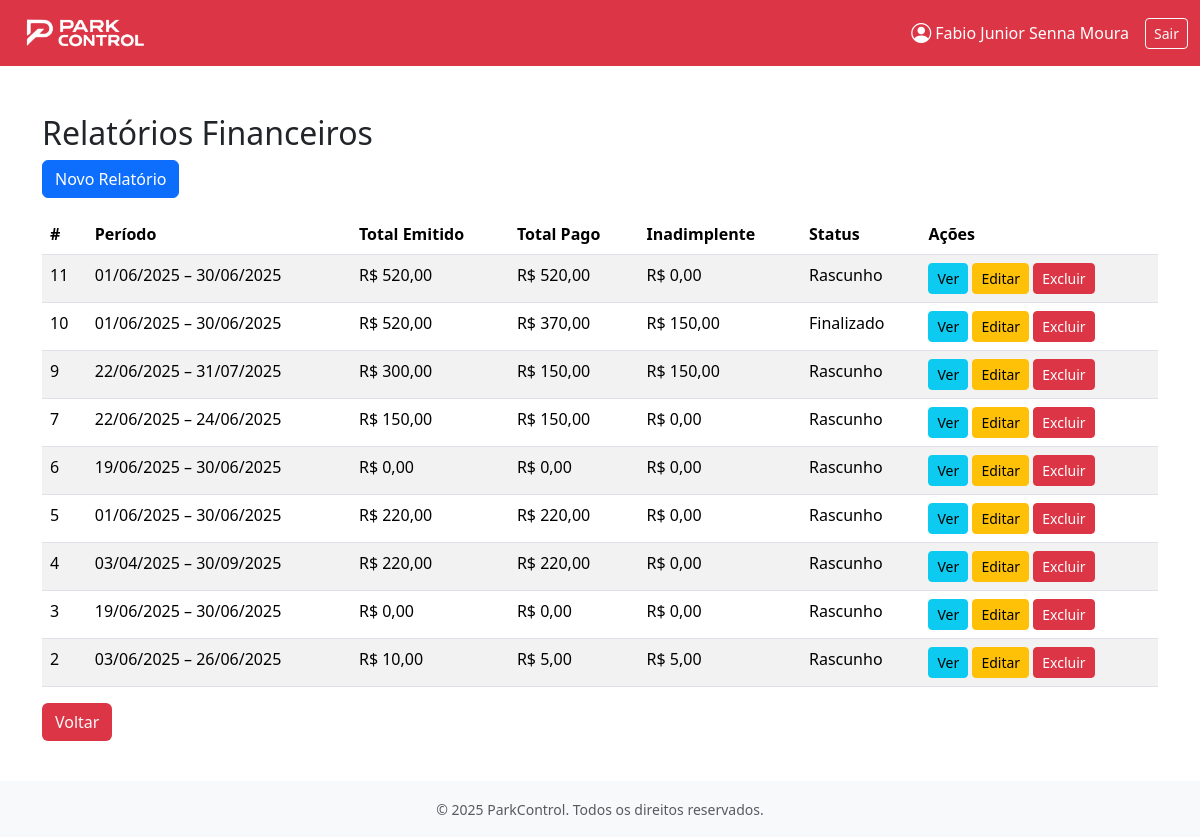
The page /relatorios/listar/ (signed in) on the database its author committed.
### apps/usuarios/models.py (models this page shows)
class Usuario(AbstractUser):
    perfil_acesso = models.CharField(max_length=20, choices=[
        ('Administrador', 'Administrador'),
        ('Frentista', 'Frentista'),
        ('Contador', 'Contador')
    ])

### apps/relatorios/models.py (models this page shows, shortened)
class RelatorioFinanceiro(models.Model):
    STATUS_CHOICES = [
        ('Rascunho', 'Rascunho'),
        ('Finalizado', 'Finalizado'),
    ]
    nome = models.CharField(max_length=100, verbose_name="Nome do Relatório")
    criado_por = models.ForeignKey(settings.AUTH_USER_MODEL, on_delete=models.PROTECT, related_name="relatorios_criados")
    data_inicio = models.DateField(verbose_name="Data Inicial")
    data_fim = models.DateField(verbose_name="Data Final")
    data_criacao = models.DateTimeField(auto_now_add=True)
    editado_em = models.DateTimeField(auto_now=True)
    status = models.CharField(max_length=10, choices=STATUS_CHOICES, default="Rascunho")
    total_emitido = models.DecimalField(max_digits=10, decimal_places=2, default=0.00)
    total_pago = models.DecimalField(max_digits=10, decimal_places=2, default=0.00)
    total_inadimplente = models.DecimalField(max_digits=10, decimal_places=2, default=0.00)
    arquivo_pdf = models.FileField(upload_to="relatorios_pdfs/", null=True, blank=True)
    class Meta:
        ordering = ['-data_criacao']
        verbose_name = "Relatório Financeiro"
        verbose_name_plural = "Relatórios Financeiros"

### apps/relatorios/views.py (the view)
# urls.py: path('listar/', views.listar_relatorios, name='listar'),
@login_required
def listar_relatorios(request):
    relatorios = RelatorioFinanceiro.objects.all().order_by('-editado_em')
    return render(request, 'relatorios/listar.html', {'relatorios': relatorios})

### apps/relatorios/templates/relatorios/listar.html (shortened to what this page needs)
{% extends 'base.html' %}
{% block content %}
<div class="container mt-4">
  <h2>Relatórios Financeiros</h2>
  <a href="{% url 'relatorios:criar' %}" class="btn btn-primary mb-3">Novo Relatório</a>
  <table class="table table-striped">
    <thead>
      <tr>
        <th>#</th>
        <th>Período</th>
        <th>Total Emitido</th>
        <th>Total Pago</th>
        <th>Inadimplente</th>
        <th>Status</th>
        <th>Ações</th>
      </tr>
    </thead>
    <tbody>
      {% for r in relatorios %}
      <tr>
        <td>{{ r.id }}</td>
        <td>{{ r.data_inicio|date:"d/m/Y" }} – {{ r.data_fim|date:"d/m/Y" }}</td>
        <td>R$ {{ r.total_emitido }}</td>
        <td>R$ {{ r.total_pago }}</td>
        <td>R$ {{ r.total_inadimplente }}</td>
        <td>{{ r.status }}</td>
        <td>
          <a href="{% url 'relatorios:visualizar' r.id %}" class="btn btn-info btn-sm">Ver</a>
          <a href="{% url 'relatorios:editar' r.id %}" class="btn btn-warning btn-sm">Editar</a>
          <a href="{% url 'relatorios:excluir' r.id %}" class="btn btn-danger btn-sm">Excluir</a>
        </td>
      </tr>
      {% empty %}
      <tr><td colspan="7">Nenhum relatório disponível.</td></tr>
      {% endfor %}
    </tbody>
  </table>
   <a href="javascript:history.back()" class="btn bg-danger text-light mb-3">
        Voltar
    </a>
</div>
{% endblock %}

### base_templates/navbar.html (shortened to what this page needs)
{% load static %}
<nav class="navbar navbar-expand-lg navbar-dark bg-danger">
    <div class="container-fluid">
        <a class="navbar-brand d-flex align-items-center" href="{% url 'usuarios:home' %}">
            <img src="{% static 'images/logo-branca.png' %}" alt="Logo" class="me-2" style="height: 40px;">
        </a>
        <div class="collapse navbar-collapse" id="navbarContent">
            <div class="ms-auto d-flex align-items-center">
                {% if user.is_authenticated %}
                    <a href="{% url 'usuarios:perfil_usuario' %}" class="text-white text-decoration-none me-3 d-flex align-items-center">
                        <i class="bi bi-person-circle me-1 fs-5"></i>
                        {{ user.get_full_name|default:user.username }}
                    </a>
                    <a class="btn btn-outline-light btn-sm" href="{% url 'usuarios:logout_parkcontrol' %}">Sair</a>
                {% endif %}
            </div>
        </div>
    </div>
</nav>

### rows shown on the page
Usuario: get_full_name "Fabio Junior Senna Moura"
RelatorioFinanceiro: id "11", data_inicio "01/06/2025", data_fim "30/06/2025", total_emitido "520,00", total_pago "520,00", total_inadimplente "0,00", status "Rascunho"
RelatorioFinanceiro: id "10", data_inicio "01/06/2025", data_fim "30/06/2025", total_emitido "520,00", total_pago "370,00", total_inadimplente "150,00", status "Finalizado"
RelatorioFinanceiro: id "9", data_inicio "22/06/2025", data_fim "31/07/2025", total_emitido "300,00", total_pago "150,00", total_inadimplente "150,00", status "Rascunho"
RelatorioFinanceiro: id "7", data_inicio "22/06/2025", data_fim "24/06/2025", total_emitido "150,00", total_pago "150,00", total_inadimplente "0,00", status "Rascunho"
RelatorioFinanceiro: id "6", data_inicio "19/06/2025", data_fim "30/06/2025", total_emitido "0,00", total_pago "0,00", total_inadimplente "0,00", status "Rascunho"
RelatorioFinanceiro: id "5", data_inicio "01/06/2025", data_fim "30/06/2025", total_emitido "220,00", total_pago "220,00", total_inadimplente "0,00", status "Rascunho"
RelatorioFinanceiro: id "4", data_inicio "03/04/2025", data_fim "30/09/2025", total_emitido "220,00", total_pago "220,00", total_inadimplente "0,00", status "Rascunho"
RelatorioFinanceiro: id "3", data_inicio "19/06/2025", data_fim "30/06/2025", total_emitido "0,00", total_pago "0,00", total_inadimplente "0,00", status "Rascunho"
RelatorioFinanceiro: id "2", data_inicio "03/06/2025", data_fim "26/06/2025", total_emitido "10,00", total_pago "5,00", total_inadimplente "5,00", status "Rascunho"
